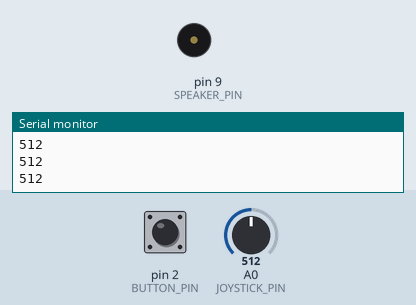
Recording of a sketch running on a simulated Arduino Uno, built with avr-gcc and run on an emulated ATmega328P. Shown: buzzer (waves = sounding), the last lines printed to the serial monitor. The inputs (shaded band) are chosen by the test bench; at power-on: pin 2 (BUTTON_PIN) HIGH, A0 (JOYSTICK_PIN) = 512.

Above: at 1.2 s.
1.3 s: pin 2 (BUTTON_PIN) pulled LOW for 1 s
At 3.5 s:
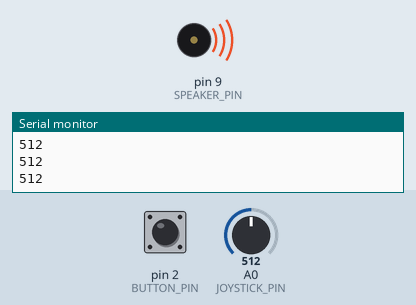
3.8 s: A0 (JOYSTICK_PIN) set to 716
At 4.9 s:
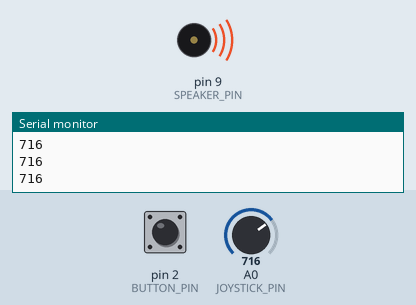
5.3 s: pin 2 (BUTTON_PIN) pulled LOW for 0.15 s
At 6.2 s:
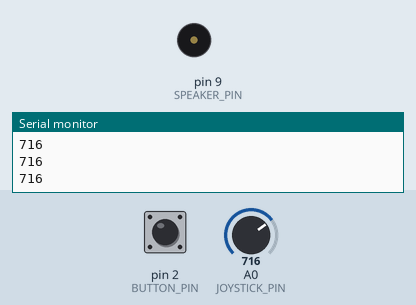
Timing chart, 0 to 8.3 s (numbered marks = the images above; inputs shaded):
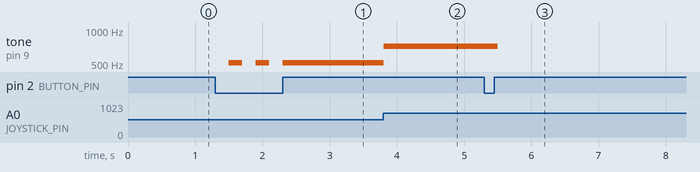

Measured:
- after the input at 1.3 s, tone on pin 9 (SPEAKER_PIN): alternates 512 Hz for 0.20 s and silent for 0.20 s, 5 changes in all, then stays 512 Hz, starting after 0.20 s
- after the input at 3.8 s, tone on pin 9 (SPEAKER_PIN): 512 Hz → 716 Hz at once
- after the input at 5.3 s, tone on pin 9 (SPEAKER_PIN): 716 Hz → silent after 0.20 s

The sketch:

main.ino
```cpp
#include <Arduino.h>
#include <Tone.h>

#define JOYSTICK_PIN A0
#define BUTTON_PIN 2
#define SPEAKER_PIN 9

Tone tone1;

#define FREQ_MIN 1
#define FREQ_MAX 1023

// button state variable for toggling sound
bool buttonState = false;

void setup() {
  pinMode(JOYSTICK_PIN, INPUT);
  pinMode(BUTTON_PIN, INPUT_PULLUP);
  tone1.begin(SPEAKER_PIN);
 
  Serial.begin(9600); // start serial communication
}

void loop() {
  int joystickVal = analogRead(JOYSTICK_PIN);
  int buttonVal = digitalRead(BUTTON_PIN);
 
  if (buttonVal == LOW) {
    buttonState = !buttonState;
    delay(200); // debounce to prevent weird on/off bugs; we could use a resitor chain insted which would be more affective.
  }

  if (buttonState) {
    int mappedFrequency = map(joystickVal, 0, 1023, FREQ_MIN, FREQ_MAX);
    tone1.play(mappedFrequency);
  } else {
    tone1.stop();
  }

  Serial.println(joystickVal); // prints joystick position
}
```
